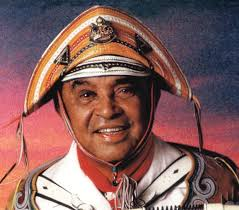
#> input picture aula-01/images/image.png, 239 x 210 px, found by its file name
$ python lab03.py
#> lines starting #> are read from the running program, lines starting #| are printed output that depends on the picture
import os
import cv2
import numpy as np

base_dir = os.path.dirname(__file__)
img_path = os.path.join(base_dir, 'images', 'image.png')

# Carregando a imagem
img = cv2.imread(img_path, cv2.IMREAD_COLOR)
#> img is the input picture: shape (210, 239, 3); mean B, G, R 93, 94.9, 132.9
num_cinza = 8 # Níveis de cinza por canal
levels = np.linspace(0, 255, num_cinza, endpoint=True).astype(np.uint8)

# Método
def quantizar_uniforme(img, num_cinza):
#> called with num_cinza = 8
  bins = 250 // num_cinza
  q = (img // bins) * bins + bins // 2
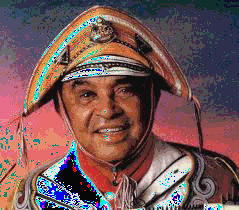
#> q: shape (210, 239, 3); mean B, G, R 86.9, 86.1, 117.6

  return q.astype(np.uint8)

quant = quantizar_uniforme(img, num_cinza)
cv2.imwrite('image_quant_unif.jpg', quant)

# Quantizar com K-means
Z = img.reshape((-1,3)).astype(np.float32)
num_cores = 16 # Número de cores da paleta

criteria = (cv2.TERM_CRITERIA_EPS + cv2.TERM_CRITERIA_MAX_ITER, 10, 1.0)
_, labels, centers = cv2.kmeans(Z, num_cores, None, criteria, 10, cv2.KMEANS_RANDOM_CENTERS)
#> centers = 16 rows, first 8: [114.3, 129.4, 231.8], [85.61, 113.5, 197.8], [14.2, 14.4, 21.58], [151.7, 163.8, 191.7], [78.86, 86.39, 166.1], [86.96, 69.14, 74.01], [74.38, 53.89, 46.47], [120, 119.8, 157.3]
centers = np.uint8(centers)
#> centers = 16 rows, first 8: [114, 129, 231], [85, 113, 197], [14, 14, 21], [151, 163, 191], [78, 86, 166], [86, 69, 74], [74, 53, 46], [119, 119, 157]
quant = centers[labels.flatten()].reshape(img.shape)
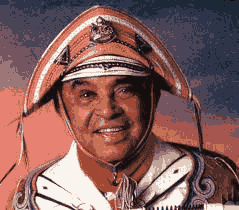
#> quant: shape (210, 239, 3); mean B, G, R 92.5, 94.4, 132.4
cv2.imwrite('image_quant_kmeans16.jpg', quant)

# Amostragem
altura, largura = img.shape[:2]
#> altura = 210; largura = 239

# Downsample
down = cv2.resize(img, (largura//2, altura//2), interpolation=cv2.INTER_AREA)
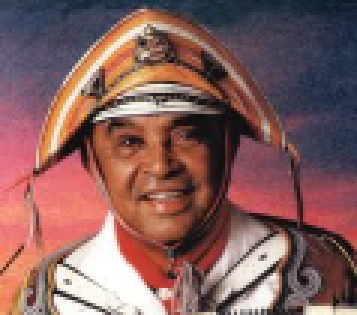
#> down: shape (105, 119, 3) (shown 3 times larger); mean B, G, R 93, 94.9, 132.9
cv2.imwrite('image_down_2x.jpg', down)

# Upsample
up = cv2.resize(img, (largura*2, altura*2), interpolation=cv2.INTER_NEAREST)
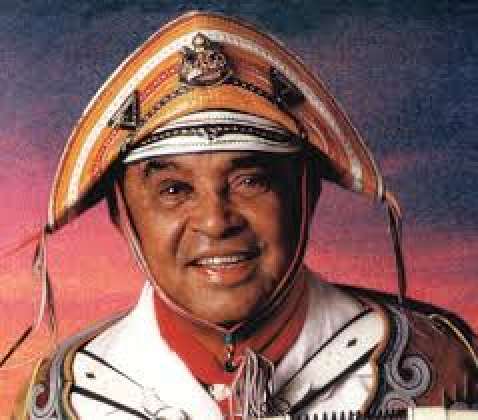
#> up: shape (420, 478, 3); mean B, G, R 93, 94.9, 132.9
cv2.imwrite('image_up_2x.jpg', up)
